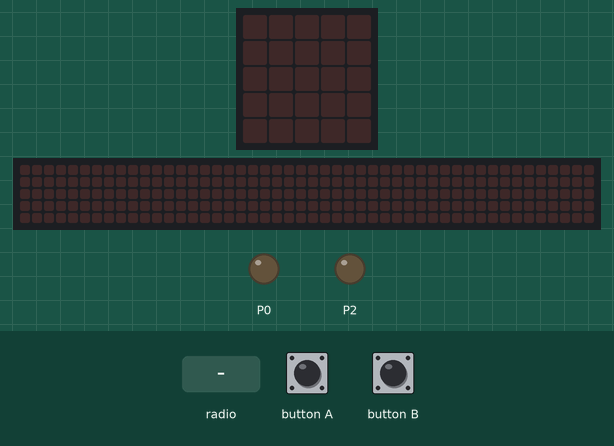
This program was run on a simulated BBC micro:bit (MakeCode). Parts: the board's 5×5 LED display, a strip that is not on the board, showing the scrolling text unrolled, output pins drawn as LEDs (lit = HIGH). The test bench sets the inputs (shaded band). The 48×5 strip is a reading aid, not a part: it shows the text the display is scrolling, unrolled, one strip-width of it at a time.

Above: at 1.2 s.
1.3 s: radio message "0" arrives
At 1.57 s:
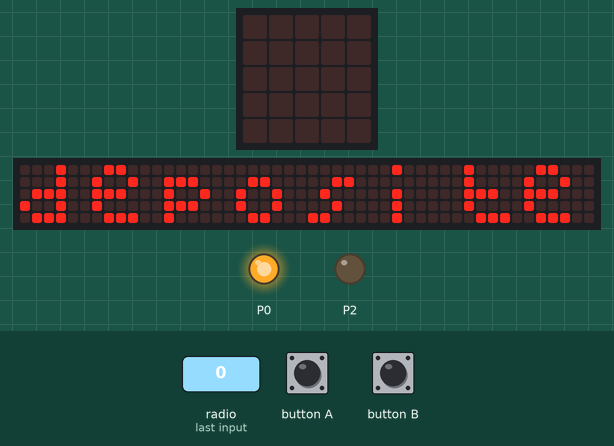
At 2.02 s:
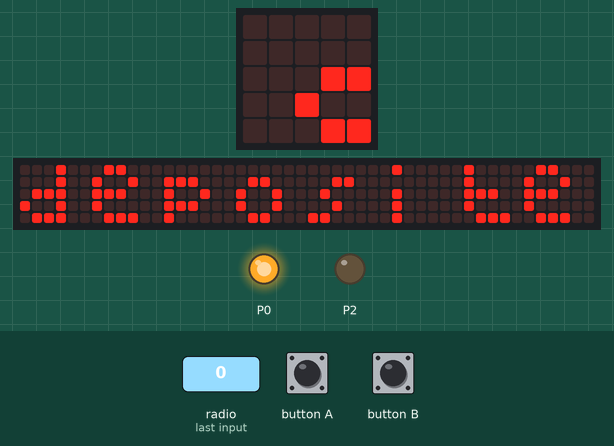
7.4 s: radio message "2" arrives
At 9.87 s:
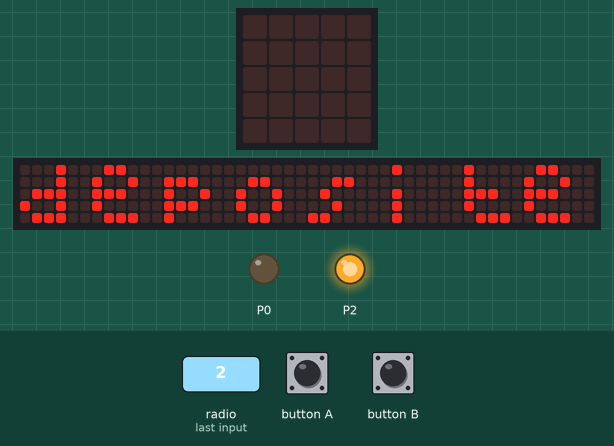
Timing chart, 0 to 11.4 s (numbered marks = the images above; inputs shaded):
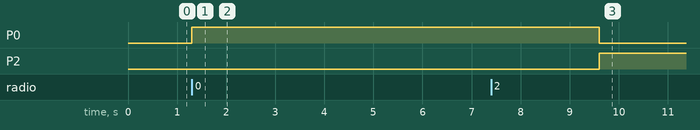

Measured:
- after the input at 1.3 s, P0: LOW → HIGH at once; the display: changes after 0.20 s (image 1)
- after the input at 7.4 s, P2: LOW → HIGH after 2.2 s

The program:

main.ts
```typescript
radio.onReceivedNumber(function (receivedNumber) {
    if (receivedNumber == 0) {
        pins.digitalWritePin(DigitalPin.P0, 1)
        basic.pause(200)
        basic.showString("deposite")
        pins.digitalWritePin(DigitalPin.P0, 0)
    } else if (receivedNumber == 2) {
        pins.digitalWritePin(DigitalPin.P2, 1)
        basic.pause(200)
        basic.showString("deposite")
        pins.digitalWritePin(DigitalPin.P2, 0)
    }
})
basic.forever(function () {
    radio.setGroup(1)
})
basic.forever(function () {
    if (input.buttonIsPressed(Button.A)) {
        radio.sendNumber(0)
    } else if (input.buttonIsPressed(Button.B)) {
        radio.sendNumber(2)
    }
})
```

test.ts
```typescript
// aquí va el archivo "tests"; esto no se compilará cuando este paquete se utilice como una extensión.
```
